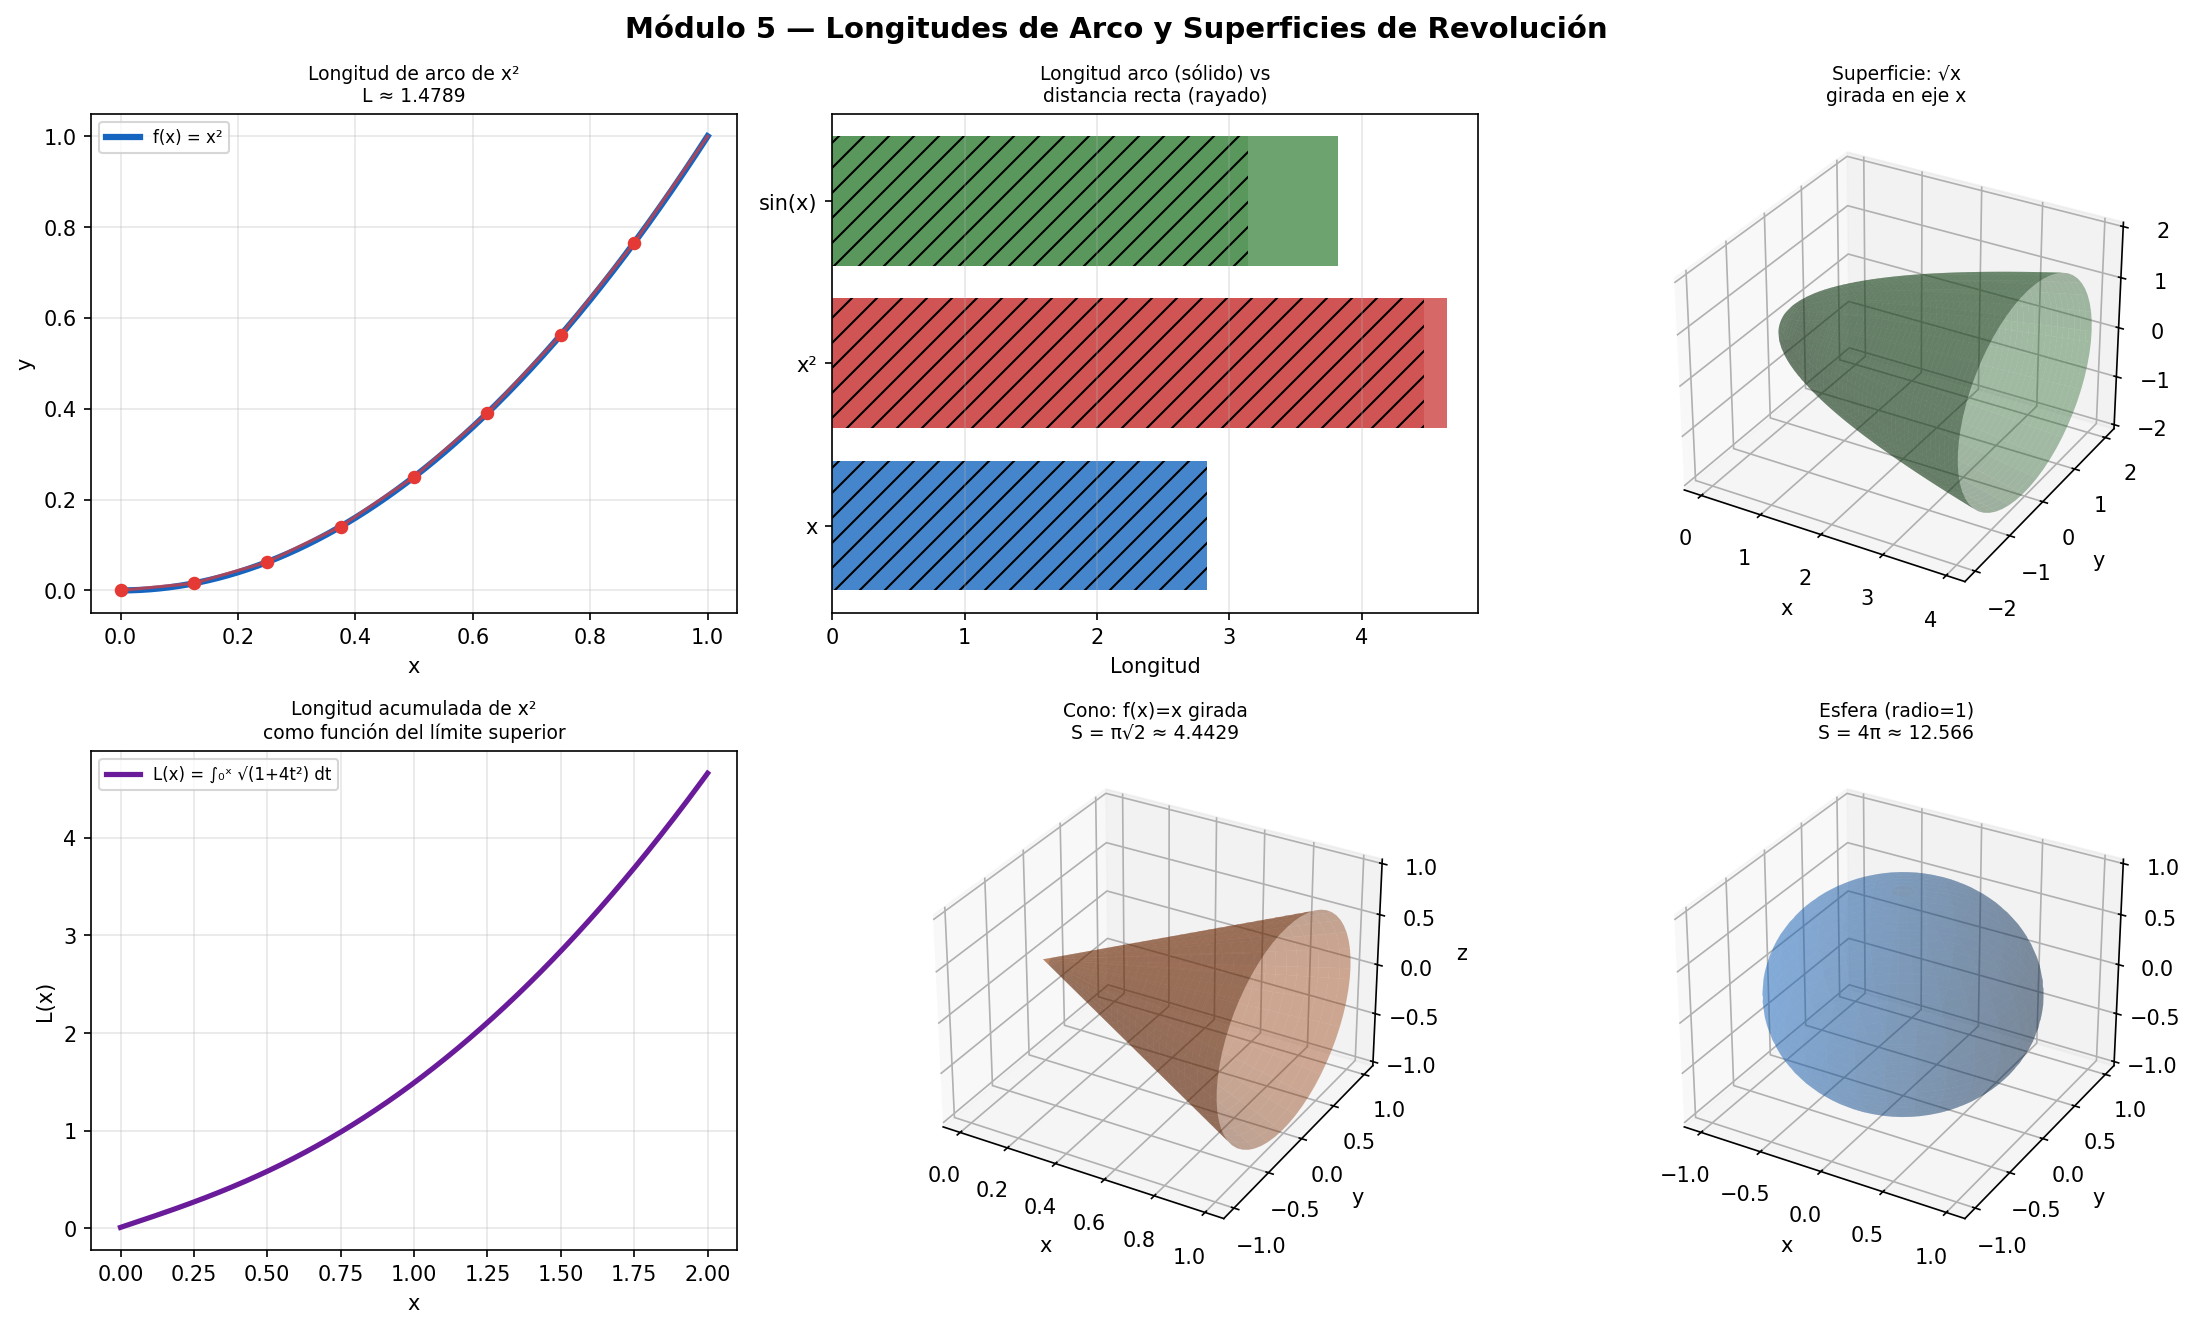

Write the Python code that produced this figure.
"""
Módulo 5 - Longitudes de Arco y Áreas de Superficies
FUN-05 Cálculo Diferencial e Integral | Universidad CENFOTEC

¿QUÉ ES LA LONGITUD DE ARCO?
──────────────────────────────
La longitud de arco es la distancia real que recorrerías si caminaras
sobre la curva f(x) entre dos puntos x=a y x=b.

No es simplemente b−a (eso sería la distancia horizontal),
sino la longitud real de la curva, que siempre es mayor o igual
a la distancia en línea recta.

DERIVACIÓN DE LA FÓRMULA:
  Imagina dividir la curva en pequeños segmentos Δs.
  Cada segmento se aproxima con la hipotenusa de un triángulo:
    Δs ≈ √(Δx² + Δy²) = √(1 + (Δy/Δx)²) · Δx

  Tomando el límite cuando Δx → 0:
    ds = √(1 + [f'(x)]²) dx

  La longitud total es:
    L = ∫[a,b] √(1 + [f'(x)]²) dx

ÁREA DE UNA SUPERFICIE DE REVOLUCIÓN:
  Cuando giramos una curva f(x) alrededor del eje x,
  generamos una superficie tridimensional.

  Imagina cada pequeño arco ds generando un anillo circular
  de radio f(x) y "altura" ds. El área de ese anillo es 2π·f(x)·ds.

  El área total de la superficie es:
    S = ∫[a,b] 2π·f(x)·√(1 + [f'(x)]²) dx

  Si giramos alrededor del eje y:
    S = ∫[a,b] 2π·x·√(1 + [f'(x)]²) dx

CASOS CONOCIDOS (verificación):
  • Circunferencia de un círculo de radio r:
    f(x) = √(r²−x²),  L = πr  (semicírculo)  → L completo = 2πr ✓
  • Área lateral de un cilindro de radio r y altura h:
    S = 2πrh ✓
  • Área de una esfera de radio r:
    S = 4πr² ✓
"""

import numpy as np
import matplotlib.pyplot as plt
from mpl_toolkits.mplot3d import Axes3D
from sympy import *

x = symbols('x', real=True)

# ─────────────────────────────────────────────────────────────
# SECCIÓN 1: Longitud de arco
# ─────────────────────────────────────────────────────────────
print("=" * 60)
print("  LONGITUD DE ARCO")
print("=" * 60)
print("""
  Fórmula: L = ∫[a,b] √(1 + [f'(x)]²) dx

  Procedimiento:
    1) Calcular f'(x)
    2) Calcular [f'(x)]²
    3) Construir el integrando √(1 + [f'(x)]²)
    4) Integrar en [a, b]
""")

def longitud_arco(f_expr, a, b, nombre):
    fp   = diff(f_expr, x)
    integrado = sqrt(1 + fp**2)
    L = integrate(integrado, (x, a, b))
    L_simplificado = simplify(L)

    print(f"  f(x) = {nombre}  en  [{a}, {b}]")
    print(f"  f'(x) = {fp}")
    print(f"  Integrando: √(1 + ({fp})²) = {simplify(integrado)}")
    print(f"  L = {L_simplificado}")
    try:
        print(f"  L ≈ {float(L_simplificado):.6f}")
    except Exception:
        print(f"  L ≈ {float(L_simplificado.evalf()):.6f}")
    print()
    return L_simplificado

casos_arco = [
    (x,             0, 1,    "x  (línea recta, esperamos √2 ≈ 1.4142)"),
    (x**2,          0, 1,    "x²"),
    (x**Rational(3,2), 0, 4, "x^(3/2)"),
    (log(x),        1, exp(1), "ln(x)  en [1, e]"),
    (cosh(x),      -1, 1,    "cosh(x)"),
]

for f_expr, a, b, nombre in casos_arco:
    longitud_arco(f_expr, a, b, nombre)

# ─────────────────────────────────────────────────────────────
# SECCIÓN 2: Área de superficie de revolución
# ─────────────────────────────────────────────────────────────
print("=" * 60)
print("  ÁREA DE SUPERFICIE DE REVOLUCIÓN")
print("=" * 60)
print("""
  Girando f(x) alrededor del eje x:
    S = ∫[a,b] 2π·f(x)·√(1 + [f'(x)]²) dx

  Girando alrededor del eje y:
    S = ∫[a,b] 2π·x·√(1 + [f'(x)]²) dx
""")

def area_superficie(f_expr, a, b, nombre, eje='x'):
    fp   = diff(f_expr, x)
    ds   = sqrt(1 + fp**2)
    if eje == 'x':
        integrado = 2 * pi * f_expr * ds
    else:
        integrado = 2 * pi * x * ds
    S = integrate(integrado, (x, a, b))
    S_simplificado = simplify(S)

    print(f"  f(x) = {nombre}  en  [{a}, {b}]  (eje {eje})")
    print(f"  S = 2π ∫ {'f(x)' if eje=='x' else 'x'}·√(1+f'²) dx")
    print(f"  S = {S_simplificado}")
    try:
        print(f"  S ≈ {float(S_simplificado):.6f}")
    except Exception:
        print(f"  S ≈ {float(S_simplificado.evalf()):.6f}")
    print()
    return S_simplificado

# Verificación con esfera: f(x) = √(r²-x²), S debe dar 4πr²
r_val = 1
print("  Verificación: esfera de radio 1 → S debe ser 4π ≈ 12.5664")
f_esfera = sqrt(1 - x**2)
area_superficie(f_esfera, -1, 1, "√(1−x²)  [semicírculo → esfera radio 1]")

casos_sup = [
    (x,       0, 1, "x  (cono)"),
    (x**2,    0, 1, "x²"),
    (sqrt(x), 0, 4, "√x"),
]

for f_expr, a, b, nombre in casos_sup:
    area_superficie(f_expr, a, b, nombre)

# ─────────────────────────────────────────────────────────────
# SECCIÓN 3: Visualización
# ─────────────────────────────────────────────────────────────
fig = plt.figure(figsize=(15, 9))
fig.suptitle("Módulo 5 — Longitudes de Arco y Superficies de Revolución",
             fontsize=14, fontweight='bold')

# ── Longitud de arco de x² ──
ax1 = fig.add_subplot(2, 3, 1)
xv = np.linspace(0, 1, 300)
ax1.plot(xv, xv**2, color='#1565C0', lw=3, label="f(x) = x²")
# Aproximación con segmentos
n_seg = 8
xseg = np.linspace(0, 1, n_seg+1)
yseg = xseg**2
for i in range(n_seg):
    ax1.plot([xseg[i], xseg[i+1]], [yseg[i], yseg[i+1]],
             color='#E53935', lw=1.5, alpha=0.7)
    ax1.scatter([xseg[i]], [yseg[i]], color='#E53935', s=30, zorder=5)
L_num = float(integrate(sqrt(1 + (2*x)**2), (x, 0, 1)).evalf())
ax1.set_title(f"Longitud de arco de x²\nL ≈ {L_num:.4f}", fontsize=9)
ax1.legend(fontsize=8); ax1.grid(True, alpha=0.3)
ax1.set_xlabel("x"); ax1.set_ylabel("y")

# ── Comparación longitud arco vs distancia recta ──
ax2 = fig.add_subplot(2, 3, 2)
funciones_L = [
    (lambda xv: xv,       lambda xv: np.ones_like(xv),      "x",     0, 2),
    (lambda xv: xv**2,    lambda xv: 2*xv,                  "x²",    0, 2),
    (lambda xv: np.sin(xv), lambda xv: np.cos(xv),          "sin(x)",0, np.pi),
]
colores_L = ['#1565C0', '#C62828', '#2E7D32']
for (f_n, fp_n, nombre, a_n, b_n), color in zip(funciones_L, colores_L):
    xv_n = np.linspace(a_n, b_n, 1000)
    L_aprox = np.trapezoid(np.sqrt(1 + fp_n(xv_n)**2), xv_n)
    dist_recta = np.sqrt((b_n - a_n)**2 + (f_n(b_n) - f_n(a_n))**2)
    ax2.barh(nombre, L_aprox, color=color, alpha=0.7,
             label=f"L={L_aprox:.3f}")
    ax2.barh(nombre, dist_recta, color=color, alpha=0.3, hatch='//')
ax2.set_title("Longitud arco (sólido) vs\ndistancia recta (rayado)", fontsize=9)
ax2.set_xlabel("Longitud"); ax2.grid(True, alpha=0.3, axis='x')

# ── Superficie de revolución de √x ──
ax3 = fig.add_subplot(2, 3, 3, projection='3d')
xv3 = np.linspace(0, 4, 50)
theta = np.linspace(0, 2*np.pi, 60)
X3, T = np.meshgrid(xv3, theta)
R3 = np.sqrt(X3)
Y3 = R3 * np.cos(T)
Z3 = R3 * np.sin(T)
ax3.plot_surface(X3, Y3, Z3, alpha=0.4, color='#2E7D32')
ax3.set_title("Superficie: √x\ngirada en eje x", fontsize=9)
ax3.set_xlabel("x"); ax3.set_ylabel("y"); ax3.set_zlabel("z")

# ── Segmentos ds acumulando longitud ──
ax4 = fig.add_subplot(2, 3, 4)
xv4 = np.linspace(0, 2, 300)
fp4 = 2*xv4
ds4 = np.sqrt(1 + fp4**2)
L_acum = np.cumsum(ds4 * (xv4[1] - xv4[0]))
ax4.plot(xv4, L_acum, color='#6A1B9A', lw=2.5,
         label="L(x) = ∫₀ˣ √(1+4t²) dt")
ax4.set_title("Longitud acumulada de x²\ncomo función del límite superior",
              fontsize=9)
ax4.legend(fontsize=8); ax4.grid(True, alpha=0.3)
ax4.set_xlabel("x"); ax4.set_ylabel("L(x)")

# ── Superficie de revolución del cono ──
ax5 = fig.add_subplot(2, 3, 5, projection='3d')
xv5 = np.linspace(0, 1, 30)
theta5 = np.linspace(0, 2*np.pi, 60)
X5, T5 = np.meshgrid(xv5, theta5)
Y5 = X5 * np.cos(T5)
Z5 = X5 * np.sin(T5)
ax5.plot_surface(X5, Y5, Z5, alpha=0.4, color='#E65100')
S_cono = float(integrate(2*pi*x*sqrt(2), (x, 0, 1)).evalf())
ax5.set_title(f"Cono: f(x)=x girada\nS = π√2 ≈ {S_cono:.4f}", fontsize=9)
ax5.set_xlabel("x"); ax5.set_ylabel("y"); ax5.set_zlabel("z")

# ── Esfera generada por semicírculo ──
ax6 = fig.add_subplot(2, 3, 6, projection='3d')
theta6 = np.linspace(0, np.pi, 40)
phi6   = np.linspace(0, 2*np.pi, 60)
T6, P6 = np.meshgrid(theta6, phi6)
X6 = np.sin(T6) * np.cos(P6)
Y6 = np.sin(T6) * np.sin(P6)
Z6 = np.cos(T6)
ax6.plot_surface(X6, Y6, Z6, alpha=0.3, color='#1565C0')
ax6.set_title("Esfera (radio=1)\nS = 4π ≈ 12.566", fontsize=9)
ax6.set_xlabel("x"); ax6.set_ylabel("y"); ax6.set_zlabel("z")

plt.tight_layout()
plt.savefig("longitud_arco_superficies.png", dpi=150, bbox_inches='tight')
plt.show()
print("\n✅  Gráfica guardada: longitud_arco_superficies.png")
